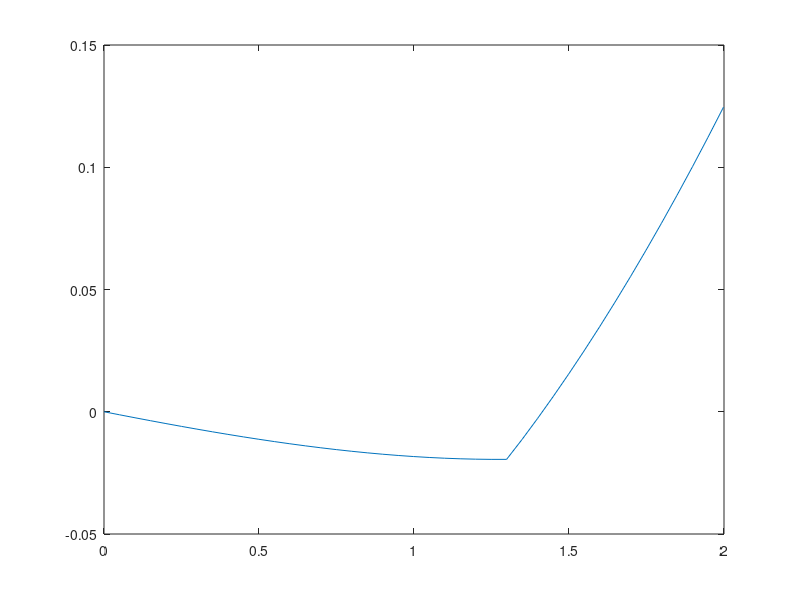
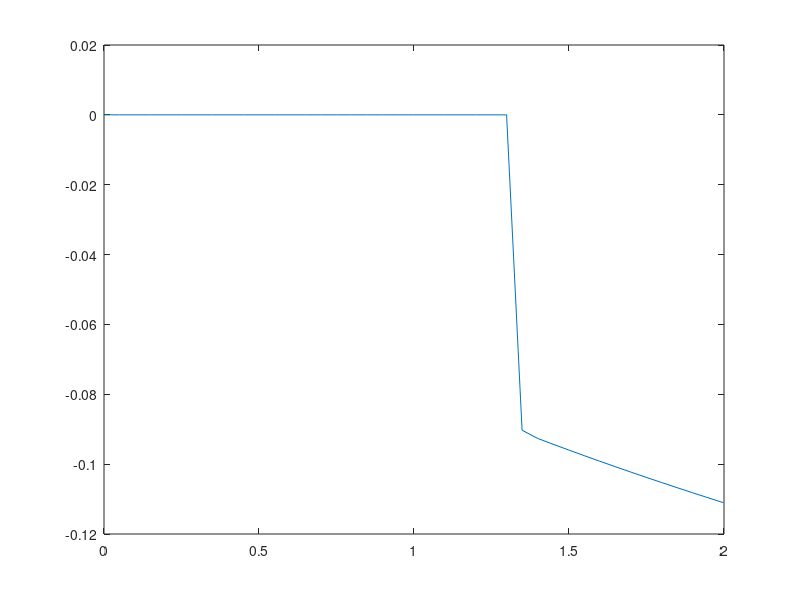

Recreate these plots in MATLAB, in order.
%---------------------------------------------------------------
%---------------------------------------------------------------
% Single Spring
% Hemivariational Elasto-Damage Model
% Newton-Raphson Iterative Solver
% Penalty Formulation for Irreversibility
clear; clc;
%---------------------------------------------------------------
%---------------------------------------------------------------
k_el = 1;
kt = 1;
kd = 8;
K1 = 1000*k_el;
K2 = 100*kd;
ubar = 2.0;
N = 40;
U = [0; 0; 1];
delU = ones(3,1);
dStore = zeros(N,3);
TOL = 1E-12;
norm_dif = 1;
contatore = 0;
for i=1:N
    ubar_i = (i/N)*ubar;
    d0 = U(2);
    disp(i);
    while (norm(delU(1:2))>TOL)
        KT = [k_el*(1-U(2))+K1, -k_el*U(1), 0; 
                -k_el*U(1), kd+K2, -2*K2*U(3);
                0, -2*K2*U(3), -2*K2*(U(2)-d0)+6*K2*U(3)^2];
        R = [k_el*(1-U(2))*U(1)+K1*(U(1)-ubar_i); -0.5*k_el*U(1)^2+kd*U(2)+kt+K2*((U(2)-d0)-U(3)^2); -2*K2*U(3)*((U(2)-d0)-U(3)^2)];
        delU = KT\(-R);
        U = U + delU;
        if U(2) >= 1.0
            U(2) = 1.0;
        end
    end
    delU = ones(3,1);
    dStore(i,:) = [U(1), U(2), U(3)];
    contatore = contatore + 1;
end
figure;
plot([0;dStore(:,1)],[0;dStore(:,2)])
figure;
plot([0;dStore(:,1)],[0;dStore(:,3)])
disp(contatore);